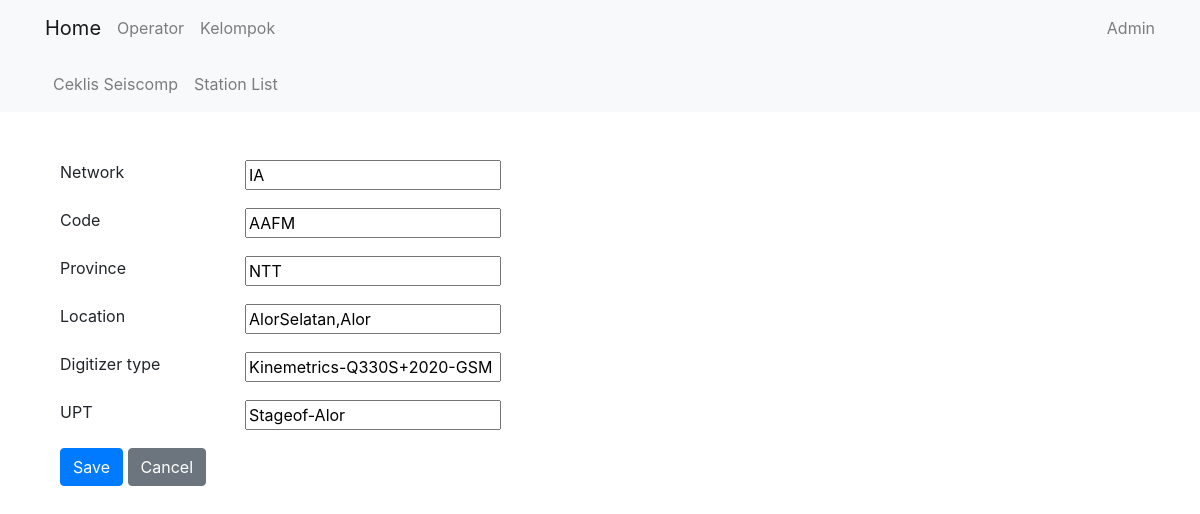
The app's page /cl_seiscomp/station/update/1079/ with its own data.
### cl_seiscomp/models.py (models this page shows, shortened)
class StationListModel(models.Model):
    network = models.CharField(max_length=5)
    code = models.CharField(max_length=10)
    province = models.CharField(max_length=50)
    location = models.CharField(max_length=200)
    digitizer_type = models.CharField(max_length=100)
    UPT = models.CharField(max_length=50)

### cl_seiscomp/views.py (the view)
# urls.py: path('station/update/<int:pk>/', StationUpdateView.as_view(), name='sl_update'),
class StationUpdateView(UpdateView):
    model = StationListModel
    template_name = 'cl_seiscomp/sl_form.html'
    fields = '__all__'
    success_url = reverse_lazy('cl_seiscomp:station_list')

### cl_seiscomp/templates/cl_seiscomp/sl_form.html (shortened to what this page needs)
{% extends 'core/base.html' %}
{% block content %}
<div class="container mt-5">
    <form method="post" class="needs-validation" novalidate>
        <div class="row">
            {% for field in form %}
                <div class="col-md-2 mb-3">
                    <label for="{{ field.id_for_label }}">{{ field.label }}</label>
                </div>
                <div class="col-md-10 mb-3">
                    {{ field }}
                </div>
            {% endfor %}
        </div>
        <div class="form-group">
            <button type="submit" class="btn btn-primary">Save</button>
            <a href="{% url 'cl_seiscomp:station_list' %}" class="btn btn-secondary">Cancel</a>
        </div>
    </form>
</div>
{% endblock %}

### records on screen
StationListModel: form "IA" "AAFM" "NTT" "AlorSelatan,Alor" "Kinemetrics-Q330S+2020-GSM" "Stageof-Alor"

### other values on screen
{{ field.label }} "Network" "Code" "Province" "Location" "Digitizer type" "UPT"
